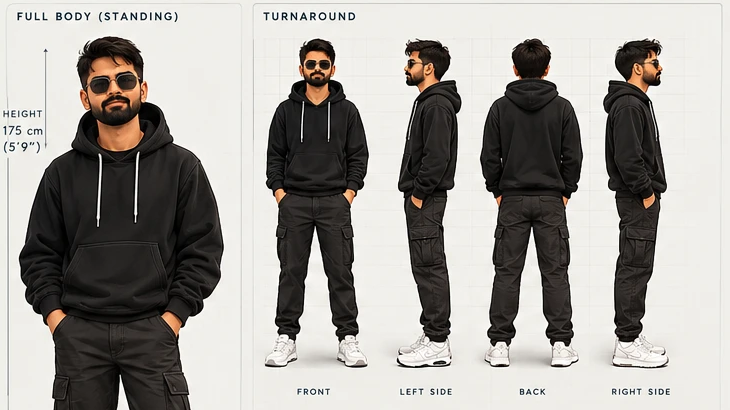
#> input picture character/v3_work/a_top_left.png, 730 x 410 px, given in place of source_ai_portrait_full.jpg, which was not available
$ python build_final_avatar.py 3
#> lines starting #> are read from the running program, lines starting #| are printed output that depends on the picture; pictures that were not available may be replaced by others from this repository, and a replacement may not be noted
#!/usr/bin/env python3
"""
Final avatar: the approved AI portrait (Canva, 1264px, hood + hex shades) as
pixel art, with hand-placed animation overlays so it can talk and react.

Pipeline: edge-preserving smoothing at full resolution → reduce to an N×N grid
→ snap to a ~44-colour palette (median-cut + locked silver / lime accents) →
remove isolated specks → redraw the octagon frames crisply → overlays.

All feature positions are measured in the portrait's 800×800 space, so the grid
size can change (N) and everything still lines up.

Variations are palette swaps of the SAME grid (every variation animates):
    natural (recommended) · retro16 · lime

Run: ~/reel-rig/openvoice/.venv/bin/python3 build_final_avatar.py [N]
Writes avatar_final.json (PixelAvatar format) + PNGs next to this file.
"""
import json
import sys
from pathlib import Path

import numpy as np
from PIL import Image, ImageEnhance, ImageFilter

HERE = Path(__file__).parent
SRC = HERE / "source_ai_portrait_full.jpg"
N = int(sys.argv[1]) if len(sys.argv) > 1 else 128
S = N / 800  # portrait 800-space → grid

LIME, SILVER, SILVER_SH = "#D4FF3A", "#D2D6DB", "#8E939A"
MOUTH, TEETH, TONGUE, LIP, LIP_DK = "#2A0F0E", "#EFE8DD", "#A0524D", "#C27A6A", "#93473C"
LASH = "#140C0A"
ACCENTS = [LIME, "#A9CC34", SILVER, SILVER_SH]

hexc = lambda rgb: "#%02X%02X%02X" % tuple(int(v) for v in rgb)
rgbc = lambda h: tuple(int(h[i:i + 2], 16) for i in (1, 3, 5))

# ── measured features (800-space) ──
LENS_L = [(272, 279), (347, 280), (368, 299), (366, 347), (343, 364), (275, 364), (256, 346), (250, 302)]
LENS_R = [(428, 280), (500, 281), (521, 296), (518, 346), (500, 365), (435, 365), (418, 350), (412, 304)]
BRIDGE_Y, BRIDGE_X = 302, (368, 412)
EYES = [(320, 320), (481, 320)]
BROW_BOXES = {"l": (262, 372, 248, 277), "r": (404, 520, 248, 277)}  # x0, x1, y0, y1
LIP_BOX = (334, 434, 414, 474)                                      # x0, x1, y0, y1


def cells(x0, x1, y0, y1):
    """Grid cells whose centres fall inside an 800-space rectangle."""
    return [(r, c) for r in range(N) for c in range(N)
            if x0 <= (c + 0.5) / S < x1 and y0 <= (r + 0.5) / S < y1]


def edge_cells(pts):
    out = set()
    for (x0, y0), (x1, y1) in zip(pts, pts[1:] + pts[:1]):
        for t in np.linspace(0, 1, 120):
            out.add((int((y0 + (y1 - y0) * t) * S), int((x0 + (x1 - x0) * t) * S)))
    return out


# ── reduce ──
src = Image.open(SRC).convert("RGB")
#> src is the input picture: PIL image 730x410 RGB; mean R, G, B 162.8, 159.6, 155.1
smooth = src.filter(ImageFilter.MedianFilter(5)).filter(ImageFilter.MedianFilter(3))
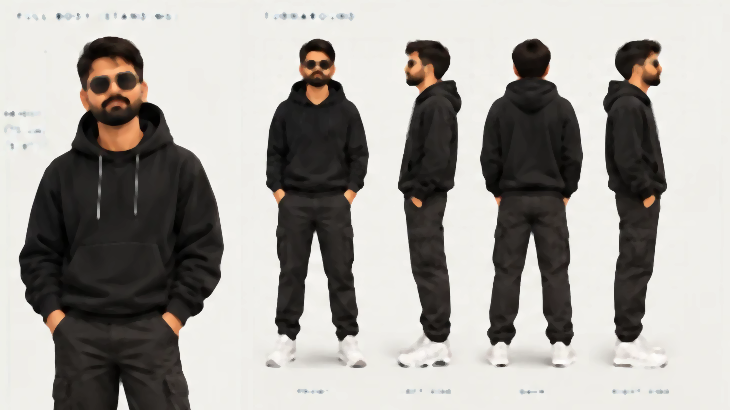
#> smooth: PIL image 730x410 RGB; mean R, G, B 164, 160.8, 156.3
smooth = ImageEnhance.Contrast(smooth).enhance(1.06)
small = smooth.resize((N, N), Image.LANCZOS)
base_q = small.quantize(colors=40, method=Image.Quantize.MEDIANCUT, dither=Image.Dither.NONE)
pal = list(base_q.getpalette()[:40 * 3])
#> pal = 27 values, max 208 at index 0, min 80 at index 26, mean 152.6
for h in ACCENTS:
    pal += list(rgbc(h))
#> after the loop, pal = 39 values, max 255 at index 28, min 52 at index 32, mean 157.8
pimg = Image.new("P", (1, 1)); pimg.putpalette(pal + [0] * (768 - len(pal)))
grid = np.array(small.quantize(palette=pimg, dither=Image.Dither.NONE).convert("RGB"))
G = [[hexc(grid[r, c]) for c in range(N)] for r in range(N)]
#> G = [['#D0C8C0', '#AEAAA5', '#AEAAA5'], ['#575350', '#716F6B', '#85827E'], ['#6B6865', '#CAC8C3', '#D0CEC9']]

for _ in range(2):  # remove isolated specks
    H2 = [row[:] for row in G]
    for r in range(1, N - 1):
        for c in range(1, N - 1):
            nb = [G[r - 1][c], G[r + 1][c], G[r][c - 1], G[r][c + 1]]
            if G[r][c] not in nb:
                best = max(set(nb), key=nb.count)
                if nb.count(best) >= 3:
                    H2[r][c] = best
    G = H2

# lime rim: snap anything clearly lime in the smoothed source to the exact accent
raw = np.array(small).astype(int)
for r in range(N):
    for c in range(N // 2, N):
        R0, G0, B0 = raw[r, c]
        if G0 > 70 and G0 > R0 * 1.08 and G0 > B0 * 1.5:
            G[r][c] = LIME

# crisp frames: silver upper edges, darker lower edges, silver bridge
for lens in (LENS_L, LENS_R):
    top = min(y for _, y in lens)
    for r, c in edge_cells(lens):
        G[r][c] = SILVER if r <= int((top + 30) * S) else SILVER_SH
#> after the loop, G = [['#D0C8C0', '#AEAAA5', '#AEAAA5'], ['#D2D6DB', '#D2D6DB', '#85827E'], ['#6B6865', '#CAC8C3', '#D0CEC9']]
for c in range(int(BRIDGE_X[0] * S), int(BRIDGE_X[1] * S) + 1):
    G[int(BRIDGE_Y * S)][c] = SILVER

# ── animation overlays ──
lx0, lx1, ly0, ly1 = LIP_BOX
beard = G[int(488 * S)][int(384 * S)]
#> beard = '#D2D6DB'


def rect(m, x0, x1, y0, y1, col):
    for rc in cells(x0, x1, y0, y1):
        m[rc] = col


def ell(m, cx, cy, rx, ry, col):
    """Grid cells whose centres fall inside an 800-space ellipse."""
    for r in range(int((cy - ry) * S) - 1, int((cy + ry) * S) + 2):
        for c in range(int((cx - rx) * S) - 1, int((cx + rx) * S) + 2):
            x, y = (c + 0.5) / S, (r + 0.5) / S
            if ((x - cx) / rx) ** 2 + ((y - cy) / ry) ** 2 <= 1:
                m[(r, c)] = col


def curve(m, pts, col, thick=5):
    for (x0, y0), (x1, y1) in zip(pts, pts[1:]):
        for t in np.linspace(0, 1, 40):
            ell(m, x0 + (x1 - x0) * t, y0 + (y1 - y0) * t, thick, thick * 0.8, col)


MX, MY = 384, 438   # mouth centre (800-space)


def mouth(shape):
    if shape == "closed":
        return {}
    # clear only the lip-coloured pixels, refilling each from the beard just below it
    m = {}
    for r, c in cells(lx0, lx1, ly0, ly1):
        R, Gc, B = rgbc(G[r][c])
        if R > 95 and R > Gc * 1.12:
            below = next((G[rr][c] for rr in range(r + 1, min(N, r + 12))
                          if (lambda q: not (q[0] > 95 and q[0] > q[1] * 1.12))(rgbc(G[rr][c]))), beard)
            m[(r, c)] = below
    if shape == "clear":
        return m
    if shape == "small":
        ell(m, MX, MY + 11, 30, 8, LIP); ell(m, MX, MY - 8, 27, 4.5, LIP)
        ell(m, MX, MY, 25, 7, MOUTH)
    elif shape == "open":
        ell(m, MX, MY + 4, 36, 22, LIP); ell(m, MX, MY + 3, 30, 16, MOUTH)
        rect(m, MX - 22, MX + 22, MY - 12, MY - 6, TEETH); ell(m, MX, MY + 13, 15, 5, TONGUE)
    elif shape == "o":
        ell(m, MX, MY + 4, 20, 22, LIP); ell(m, MX, MY + 4, 13, 15, MOUTH)
    elif shape == "smirk":
        curve(m, [(MX - 30, MY + 12), (MX, MY + 11), (MX + 34, MY + 2)], LIP, 6)
        curve(m, [(MX - 34, MY + 4), (MX, MY + 4), (MX + 36, MY - 6)], MOUTH, 3)
    return m


def viseme(kind, level):
    """Speech mouth shapes. kind: a (open "ah"), e (wide "ee"), o (round "oo").
    Levels grow the opening so the mouth can ease open/closed through in-betweens."""
    m = mouth("clear")
    if kind == "a":                                    # levels 1-3
        rx, ry = 23 + 5 * level, 3 + 6.5 * level
        ell(m, MX, MY - ry * 0.55 - 3, rx - 2, 4.5, LIP_DK)        # upper lip
        ell(m, MX, MY + ry * 0.75 + 5, rx + 2, 5 + level, LIP)      # lower lip
        ell(m, MX, MY + 1, rx, ry, MOUTH)
        if level >= 2:
            teeth = {}
            ell(teeth, MX, MY + 1, rx - 1, ry - 1, TEETH)
            for (r, c), col in teeth.items():
                if (r + 0.5) / S < MY + 1 - ry + min(8, ry * 0.5):
                    m[(r, c)] = col
        if level >= 3:
            ell(m, MX, MY + ry * 0.55, rx * 0.5, ry * 0.32, TONGUE)
    elif kind == "e":                                  # levels 1-2
        rx, ry = 34 + 4 * level, 3 + 3 * level
        ell(m, MX, MY + ry + 3, rx - 2, 4, LIP)
        ell(m, MX, MY - ry - 1, rx - 4, 3.5, LIP_DK)
        ell(m, MX, MY + 1, rx, ry, MOUTH)
        teeth = {}
        ell(teeth, MX, MY + 1, rx - 2, ry - 0.5, TEETH)
        for (r, c), col in teeth.items():
            if (r + 0.5) / S < MY + 2:
                m[(r, c)] = col
    elif kind == "o":                                  # levels 1-2
        rx, ry = 10 + 4 * level, 7 + 5 * level
        ell(m, MX, MY + 2, rx + 13, ry + 11, LIP)                 # full, pushed-out lips
        ell(m, MX, MY - ry - 3, rx + 9, 5, LIP_DK)                # upper-lip shadow
        ell(m, MX, MY + 3, rx, ry, MOUTH)
    return m


def brows(sides=("l", "r"), lift=16):
    """Lift the dark brow pixels by ~2% of the face; fill the vacated rows with forehead skin."""
    m = {}
    dr = max(1, round(lift * S))
    for s in sides:
        x0, x1, y0, y1 = BROW_BOXES[s]
        box = cells(x0, x1, y0, y1)
        for r, c in box:
            m[(r, c)] = G[int((y0 - 10) * S)][c]
        for r, c in box:
            if sum(rgbc(G[r][c])) < 200:
                m[(r - dr, c)] = G[r][c]
    return m


def blink():
    m = {}
    for ex, ey in EYES:
        lens_dark = G[int((ey - 18) * S)][int(ex * S)]
        for rc in cells(ex - 34, ex + 34, ey - 16, ey + 14):
            m[rc] = lens_dark
        for rc in cells(ex - 30, ex + 30, ey + 2, ey + 8):
            m[rc] = LASH
    return m


overlay_cells = {
    "mouth_closed": {}, "mouth_small": mouth("small"), "mouth_open": mouth("open"),
    "mouth_o": mouth("o"), "mouth_smirk": mouth("smirk"),
    "brow_raised": brows(), "brow_one": brows(("r",)), "blink": blink(),
    **{f"v_a{l}": viseme("a", l) for l in (1, 2, 3)},
    **{f"v_e{l}": viseme("e", l) for l in (1, 2)},
    **{f"v_o{l}": viseme("o", l) for l in (1, 2)},
}
#> after the loop in mouth, `for r, c in cells(lx0, lx1, ly0, ly1):`: m = 0 items
#> the loop in brows, `for s in sides:` made 2 passes
#> (s, x0, x1, y0, y1) on passes 1 to 2: ('l', 262, 372, 248, 277), ('r', 404, 520, 248, 277)
#> the loop in brows (call 2), `for s in sides:` made 1 pass
#> the loop in blink, `for ex, ey in EYES:` made 2 passes

# ── encode (PixelAvatar format) ──
all_cols = sorted({v for row in G for v in row} | {v for o in overlay_cells.values() for v in o.values()} | {LIME})
#> all_cols = ['#6B6865', '#85827E', '#AEAAA5', '#CAC8C3', '#D0C8C0', '#D0CEC9', '#D2D6DB', '#D4FF3A']
keys = [chr(c) for c in range(33, 127) if chr(c) not in "\"\\'`."]
pal_map = {keys[i]: col for i, col in enumerate(all_cols)}
#> pal_map = {'!': '#6B6865', '#': '#85827E', '$': '#AEAAA5', '%': '#CAC8C3', '&': '#D0C8C0', '(': '#D0CEC9', ')': '#D2D6DB', '*': '#D4FF3A'}
inv = {v: k for k, v in pal_map.items()}
#> inv = {'#6B6865': '!', '#85827E': '#', '#AEAAA5': '$', '#CAC8C3': '%', '#D0C8C0': '&', '#D0CEC9': '(', '#D2D6DB': ')', '#D4FF3A': '*'}
base = ["".join(inv[G[r][c]] for c in range(N)) for r in range(N)]
ov = {name: [[r, c, inv[col]] for (r, c), col in cs.items()] for name, cs in overlay_cells.items()}
#> ov = 15 items


def lum(h):
    r, g, b = rgbc(h)
    return 0.299 * r + 0.587 * g + 0.114 * b


def retro16(p):
    cols = list(p.values())
    img = Image.new("RGB", (len(cols), 1)); img.putdata([rgbc(c) for c in cols])
    q = img.quantize(colors=16, method=Image.Quantize.MEDIANCUT, dither=Image.Dither.NONE).convert("RGB")
    out = {k: hexc(q.getpixel((i, 0))) for i, k in enumerate(p)}
    for k, v in p.items():
        if v in (LIME, SILVER):
            out[k] = v
    return out


def lime_mono(p):
    ramp = ["#07080A", "#10150B", "#1C2A10", "#2F4814", "#4A7018", "#6E9E22", "#98CC2C", "#D4FF3A", "#F1FFC4"]
    return {k: ramp[min(len(ramp) - 1, int(min(1, lum(v) / 215) * (len(ramp) - 1) + 0.5))] for k, v in p.items()}


palettes = {"natural": pal_map, "retro16": retro16(pal_map), "lime": lime_mono(pal_map)}
#> in retro16, `cols = list(p.values())`: cols has the same summary as all_cols outside retro16
#> in retro16, `out = {k: hexc(q.getpixel((i, 0))) for i, k in enumerate(p)}`: out has the same summary as pal_map outside retro16
#> the loop in retro16, `for k, v in p.items():` made 8 passes
#> in lime_mono, `ramp = ["#07080A", "#10150B", "#1C2A10", "#2F4814", "#4A7018", "#6E9E2..`: ramp = ['#07080A', '#10150B', '#1C2A10', '#2F4814', '#4A7018', '#6E9E22', '#98CC2C', '#D4FF3A', '#F1FFC4']
(HERE / "avatar_final.json").write_text(json.dumps({"w": N, "h": N, "palettes": palettes, "base": base, "overlays": ov}))
print(f"N={N}, {len(pal_map)} colours; overlays:", {k: len(v) for k, v in ov.items()})
#> (printed output is left out)


def render(pname, states=(), px=None):
    g = [list(r) for r in base]
    for s in states:
        for r, c, k in ov[s]:
            g[r][c] = k
    p = palettes[pname]
    img = Image.fromarray(np.array([[rgbc(p[k]) for k in row] for row in g], np.uint8))
    return img.resize((N * px, N * px), Image.NEAREST) if px else img


scale = max(1, 1024 // N)
for name in palettes:
    render(name, px=scale).save(HERE / f"avatar_{name}.png")
    order = [(), ("mouth_small",), ("mouth_open",), ("mouth_o",), ("mouth_smirk", "brow_one"), ("blink",)]
    sp = max(1, 400 // N)
    sheet = Image.new("RGB", (len(order) * (N * sp + 8), N * sp), (10, 10, 11))
    for i, st in enumerate(order):
        sheet.paste(render(name, st, sp), (i * (N * sp + 8), 0))
    sheet.save(HERE / f"avatar_{name}_states.png")
#> this loop made 3 passes
#> name on passes 1 to 3: 'natural', 'retro16', 'lime'
#> pass 1, `render(name, px=scale).save(HERE / f"avatar_{name}.png")`:
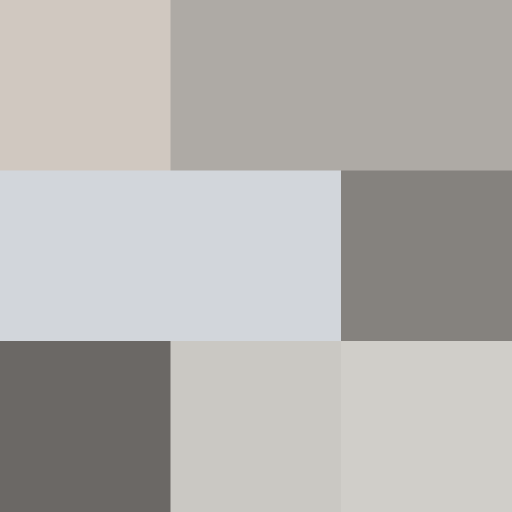
#> saved as avatar_natural.png: PIL image 1023x1023 RGB (shown at 1/2 size); mean R, G, B 180.7, 178.7, 175.9
#> pass 1, `sheet.save(HERE / f"avatar_{name}_states.png")`:
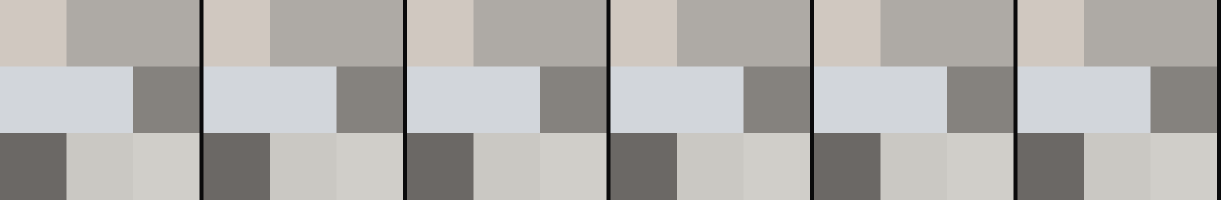
#> saved as avatar_natural_states.png: PIL image 2442x399 RGB (shown at 1/2 size); mean R, G, B 177.3, 175.4, 172.6
#> after the loop:
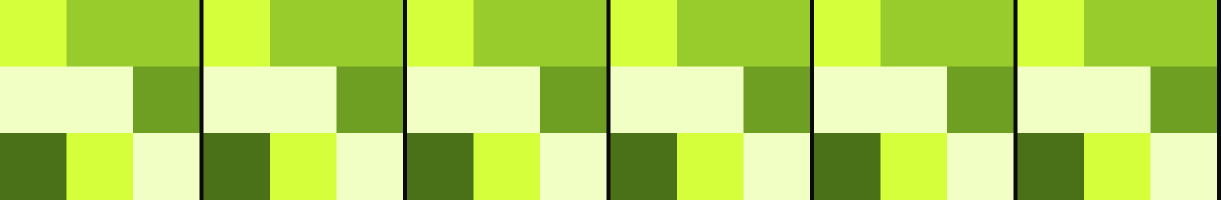
#> sheet: PIL image 2442x399 RGB (shown at 1/2 size); mean R, G, B 178.3, 212.9, 92.8

# speech-shape sheet (natural)
vis = [(), ("v_a1",), ("v_a2",), ("v_a3",), ("v_e1",), ("v_e2",), ("v_o1",), ("v_o2",)]
sp = max(1, 400 // N)
sheet = Image.new("RGB", (len(vis) * (N * sp + 8), N * sp), (10, 10, 11))
#> sheet: PIL image 3256x399 RGB
for i, st in enumerate(vis):
    sheet.paste(render("natural", st, sp), (i * (N * sp + 8), 0))
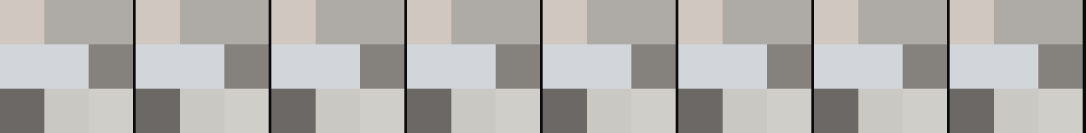
#> sheet: PIL image 3256x399 RGB (shown at 1/3 size); mean R, G, B 177.3, 175.4, 172.6
sheet.save(HERE / "avatar_natural_visemes.png")

$ run again, on character/v3_work/b_fullbody.png
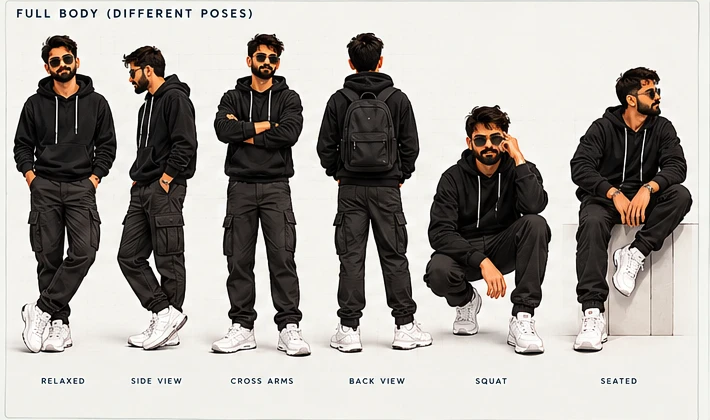
#> input picture character/v3_work/b_fullbody.png, 710 x 420 px, given in place of source_ai_portrait_full.jpg, which was not available
#> src is the input picture: PIL image 710x420 RGB; mean R, G, B 170.8, 166.7, 161.9
#> `pal = list(base_q.getpalette()[:40 * 3])`: pal = 27 values, max 221 at index 3, min 87 at index 26, mean 161.6
#> after the loop `for h in ACCENTS:`: pal = 39 values, max 255 at index 28, min 52 at index 32, mean 164.1
#> `G = [[hexc(grid[r, c]) for c in range(N)] for r in range(N)]`: G = [['#9B948F', '#AEAAA5', '#D7D2CC'], ['#66625F', '#5F5B57', '#6C635C'], ['#DDD8D3', '#D0CCC8', '#DDD8D3']]
#> after the loop `for lens in (LENS_L, LENS_R):`: G = [['#9B948F', '#AEAAA5', '#D7D2CC'], ['#D2D6DB', '#D2D6DB', '#6C635C'], ['#DDD8D3', '#D0CCC8', '#DDD8D3']]
#> beard = '#D2D6DB'
#> after the loop in mouth, `for r, c in cells(lx0, lx1, ly0, ly1):`: m = 0 items
#> the loop in brows, `for s in sides:` made 2 passes
#> (s, x0, x1, y0, y1) on passes 1 to 2: ('l', 262, 372, 248, 277), ('r', 404, 520, 248, 277)
#> the loop in brows (call 2), `for s in sides:` made 1 pass
#> the loop in blink, `for ex, ey in EYES:` made 2 passes
#> all_cols = ['#6C635C', '#9B948F', '#AEAAA5', '#D0CCC8', '#D2D6DB', '#D4FF3A', '#D7D2CC', '#DDD8D3']
#> pal_map = {'!': '#6C635C', '#': '#9B948F', '$': '#AEAAA5', '%': '#D0CCC8', '&': '#D2D6DB', '(': '#D4FF3A', ')': '#D7D2CC', '*': '#DDD8D3'}
#> inv = {'#6C635C': '!', '#9B948F': '#', '#AEAAA5': '$', '#D0CCC8': '%', '#D2D6DB': '&', '#D4FF3A': '(', '#D7D2CC': ')', '#DDD8D3': '*'}
#> ov = 15 items
#> cols has the same summary as all_cols outside retro16
#> out has the same summary as pal_map outside retro16
#> the loop in retro16, `for k, v in p.items():` made 8 passes
#> ramp = ['#07080A', '#10150B', '#1C2A10', '#2F4814', '#4A7018', '#6E9E22', '#98CC2C', '#D4FF3A', '#F1FFC4']
#> (printed output is left out)
#> the loop `for name in palettes:` made 3 passes
#> name on passes 1 to 3: 'natural', 'retro16', 'lime'
#> after the loop `for name in palettes:`:
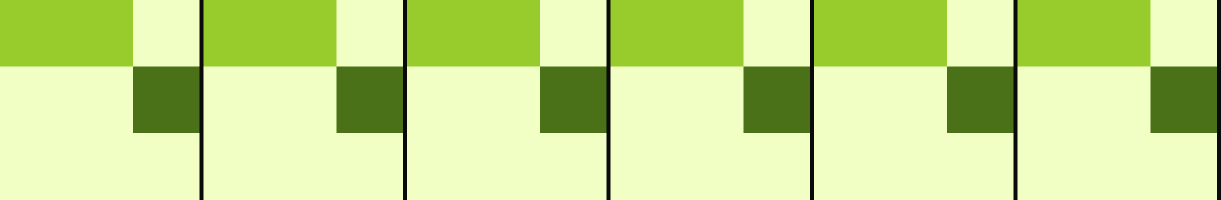
#> sheet: PIL image 2442x399 RGB (shown at 1/2 size); mean R, G, B 198.9, 223.5, 140.5
#> after the loop `for i, st in enumerate(vis):`:
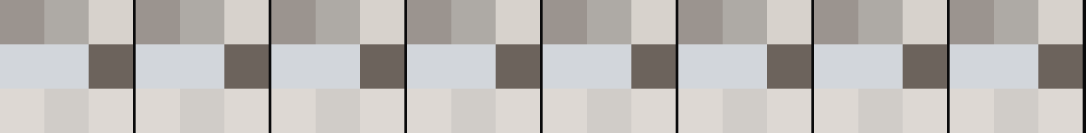
#> sheet: PIL image 3256x399 RGB (shown at 1/3 size); mean R, G, B 187.8, 184.4, 181.5
